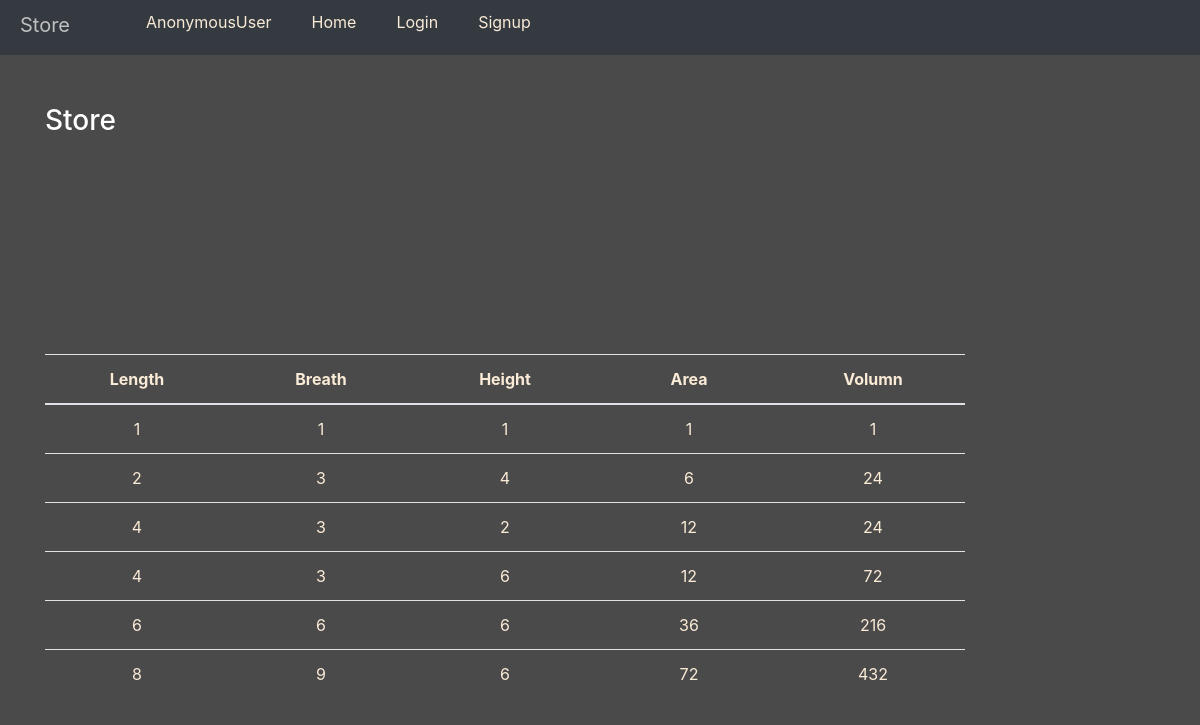
The page / on the database its author committed.
### Inventory/models.py (models this page shows)
class box(models.Model):
	length = models.IntegerField(validators=[MaxValueValidator(10),MinValueValidator(1)])
	breadth = models.IntegerField(validators=[MaxValueValidator(10),MinValueValidator(1)])
	height = models.IntegerField(validators=[MaxValueValidator(10),MinValueValidator(1)])
	creator = models.ForeignKey(User, on_delete=models.CASCADE)
	last_update = models.DateTimeField(auto_now=True)
	@property
	def area(self):
		return self.length*self.breadth
	@property
	def volume(self):
		return self.length*self.breadth*self.height

### Inventory/views.py (the view)
# urls.py: path('', views.index, name='boxlist'),
def index(request):
    boxes = box.objects.all()
    return render(request, 'interface/index.html', {'boxes': boxes})

### Inventory/templates/interface/index.html
{% extends 'interface/base.html' %}
{% load static %}
{% block content %}
	<div class="col-sm-10">
		<h3 class="text-white my-5"> Store</h3>
		<table class="table table-hover bg-dak">
				<thead>
					<tr class="text-center">
						<th scope="col" style="width: 12%;">Length</th>
						<th scope="col" style="width: 12%;">Breath</th>
						<th scope="col" style="width: 12%;">Height</th>
						<th scope="col" style="width: 12%;">Area</th>
						<th scope="col" style="width: 12%;">Volumn</th>
						{% if request.user.is_staff %}
							<th scope="col" style="width: 12%;">Created By</th>
							<th scope="col" style="width: 12%;">Last Update</th>
							<th scope="col" style="width: 16%;">Action</th>
						{% else %}
							<br>
						{% endif %}
					</tr>
				</thead>
				<tbody>
					{% for ps in boxes %}
						<tr class="text-center">
							<td>{{ps.length}}</td>
							<td>{{ps.breadth}}</td>
							<td>{{ps.height}}</td>
							<td>{{ps.area}}</td>
							<td>{{ps.volume}}</td>
							{% if request.user.is_staff %}
								<td>{{ps.creator}}</td>
								<td>{{ps.last_update}}</td>
								<td class="text-center"><a href="{% url 'updatepost' ps.id %}" class="btn btn-warning btn-sm">Update</a>
								</td>
							{% else %}
								<br>
							{% endif %}
						</tr>
					{% endfor %}
				</tbody>
			</table>
	</div>
{% endblock content %}

### Inventory/templates/interface/base.html (shortened to what this page needs)
<!DOCTYPE html>
{% load static %}
<html lang="en">
<head>
	<link rel="stylesheet" href="{% static 'interface/css/bootstrap.css' %}">
	<link rel="stylesheet" href="{% static 'interface/css/base.css' %}">
</head>
<body>
	<div class="container-fluid bg-dark">
		{% include 'interface/navbar.html' %}
	</div>
	<div class="container">
		<div class="row">
			<div class="col-sm-12">
			</div>
		</div>
		<div class="row">
			{% block content %}
			{% endblock content %}
		</div>
	</div>
</body>
</html>

### Inventory/templates/interface/navbar.html (shortened to what this page needs)
<nav>
			<a href="/" class="navbar-brand" style="color: silver;">Store</a>
			<ul>
				<li class="nav-link">{{user}}</li>
				<li><a href="/" class="nav-link">Home</a></li>
				{% if request.user.is_authenticated %}
					{% if request.user.is_staff %}
						<li><a href="{% url 'dashboard' %}" class="nav-link okey">Dashboard</a></li>
					{% endif %}
					<li><a href="{% url 'logout' %}" class="right btn btn-danger " style="">Logout</a></li>
				{% else %}
					<li><a href="{% url 'login' %}" class="nav-link">Login</a></li>
					<li><a href="{% url 'signup' %}" class="nav-link ">Signup</a></li>
				{% endif %}
			</ul>
	</nav>

### Inventory/static/interface/css/base.css (style rules this page uses)
body { background-color: rgb(75, 74, 74); color: antiquewhite; }

### Inventory/templates/interface/navbar.html (style rules this page uses)
nav { margin: 0px; padding: 5px; display: flex; }
nav li { float: left; list-style-type: None; }
.nav-link { color: antiquewhite; text-align: top; padding: 0px 20px; margin-top: 5px; }

### rows shown on the page
box: length "1", breadth "1", height "1", area "1", volume "1"
box: length "2", breadth "3", height "4", area "6", volume "24"
box: length "4", breadth "3", height "2", area "12", volume "24"
box: length "4", breadth "3", height "6", area "12", volume "72"
box: length "6", breadth "6", height "6", area "36", volume "216"
box: length "8", breadth "9", height "6", area "72", volume "432"

### other values the page prints
{{ user }} "AnonymousUser"
